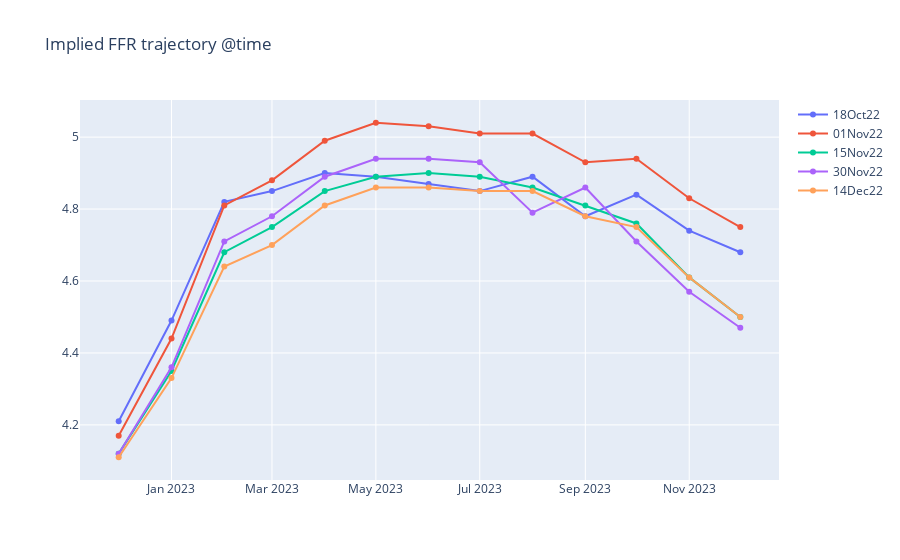

Notebook code for this chart:
### Code cell
#second use case 
#shows the shifts in the expected fed funds rate trajectories looking forward in time 


#Implied FED FUNDS RATE trajectories from "start_dt" to "end_dt" with a period of "period" days 

graphs.impl_exp("2022-10-18", "2022-12-15", 10)

### Figure 1 — Plotly figure (JSON) as saved in the notebook; plotly's stock layout.template omitted (floating-point values rounded to 4 significant figures)
{"data": [{"name": "18Oct22", "type": "scatter", "x": ["2022-12-01", "2023-01-01", "2023-02-01", "2023-03-01", "2023-04-01", "2023-05-01", "2023-06-01", "2023-07-01", "2023-08-01", "2023-09-01", "2023-10-01", "2023-11-01", "2023-12-01"], "y": [4.21, 4.49, 4.82, 4.85, 4.9, 4.89, 4.87, 4.85, 4.89, 4.78, 4.84, 4.74, 4.68]}, {"name": "01Nov22", "type": "scatter", "x": ["2022-12-01", "2023-01-01", "2023-02-01", "2023-03-01", "2023-04-01", "2023-05-01", "2023-06-01", "2023-07-01", "2023-08-01", "2023-09-01", "2023-10-01", "2023-11-01", "2023-12-01"], "y": [4.17, 4.44, 4.81, 4.88, 4.99, 5.04, 5.03, 5.01, 5.01, 4.93, 4.94, 4.83, 4.75]}, {"name": "15Nov22", "type": "scatter", "x": ["2022-12-01", "2023-01-01", "2023-02-01", "2023-03-01", "2023-04-01", "2023-05-01", "2023-06-01", "2023-07-01", "2023-08-01", "2023-09-01", "2023-10-01", "2023-11-01", "2023-12-01"], "y": [4.12, 4.35, 4.68, 4.75, 4.85, 4.89, 4.9, 4.89, 4.86, 4.81, 4.76, 4.61, 4.5]}, {"name": "30Nov22", "type": "scatter", "x": ["2022-12-01", "2023-01-01", "2023-02-01", "2023-03-01", "2023-04-01", "2023-05-01", "2023-06-01", "2023-07-01", "2023-08-01", "2023-09-01", "2023-10-01", "2023-11-01", "2023-12-01"], "y": [4.12, 4.36, 4.71, 4.78, 4.89, 4.94, 4.94, 4.93, 4.79, 4.86, 4.71, 4.57, 4.47]}, {"name": "14Dec22", "type": "scatter", "x": ["2022-12-01", "2023-01-01", "2023-02-01", "2023-03-01", "2023-04-01", "2023-05-01", "2023-06-01", "2023-07-01", "2023-08-01", "2023-09-01", "2023-10-01", "2023-11-01", "2023-12-01"], "y": [4.11, 4.33, 4.64, 4.7, 4.81, 4.86, 4.86, 4.85, 4.85, 4.78, 4.75, 4.61, 4.5]}], "layout": {"title": {"text": "Implied FFR trajectory @time"}}}
